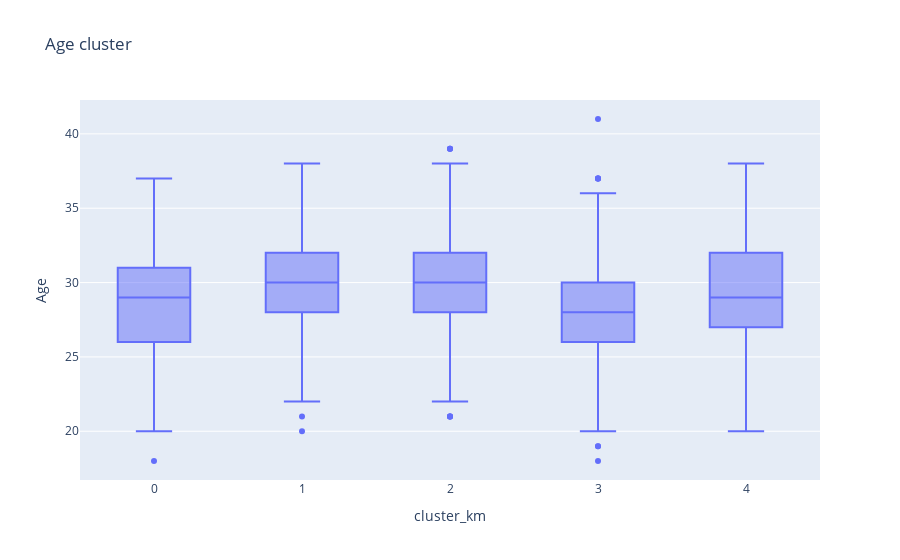
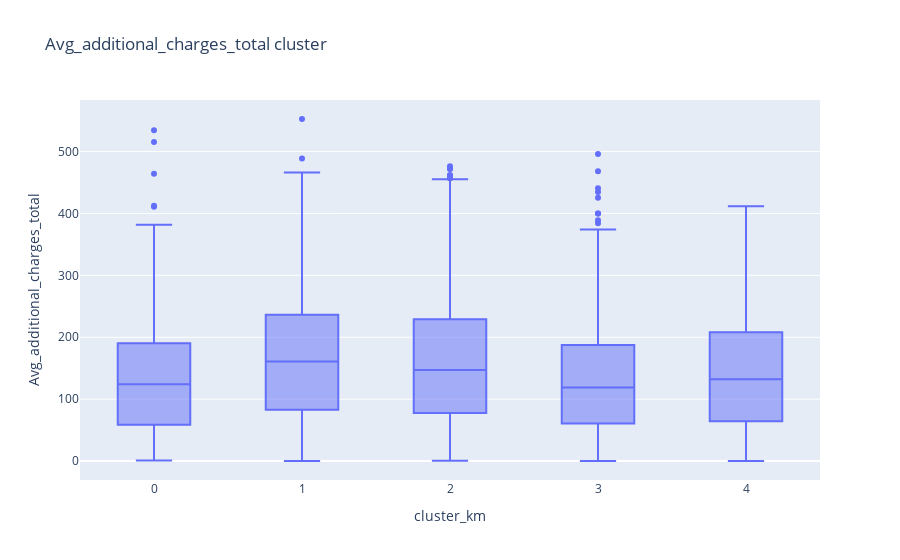
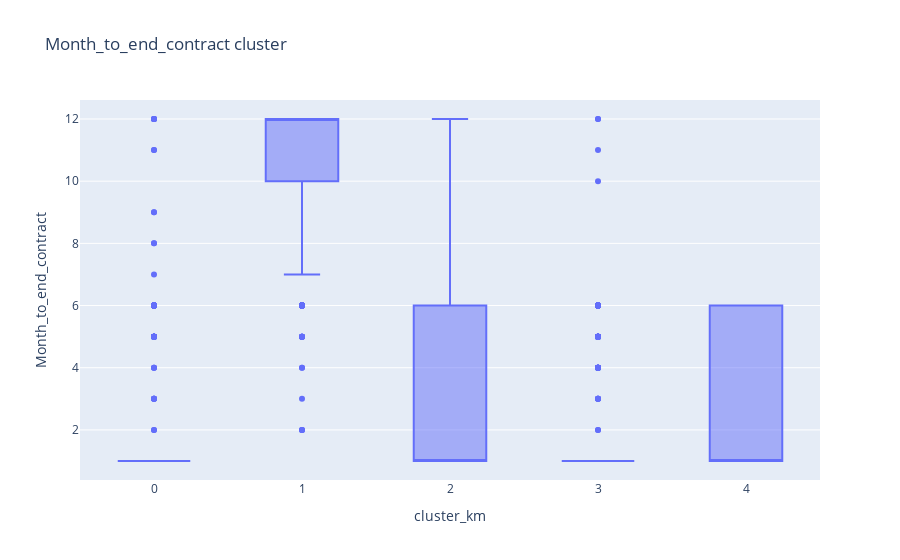
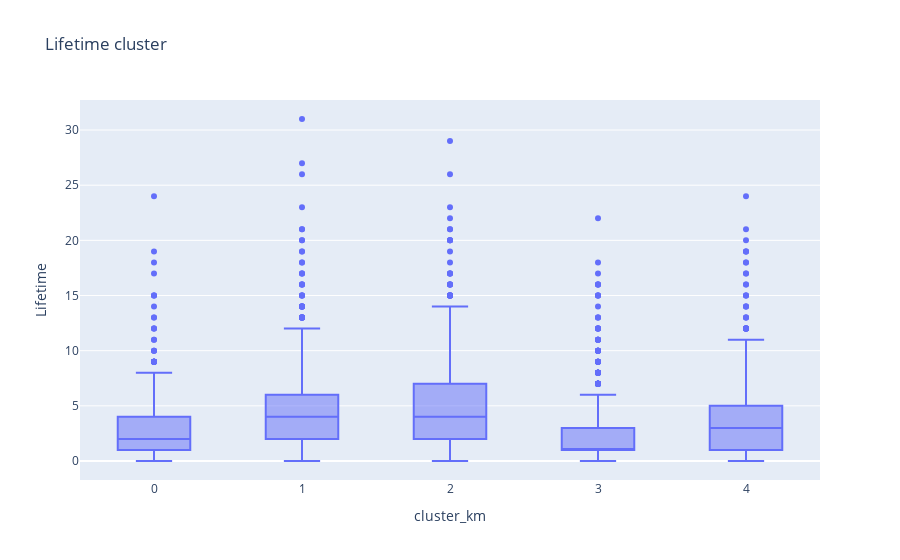

Notebook source saved alongside these figures, in order:
### Markdown cell above
To see the properties for the numerical group, I'm going to use boxplots.

### Code cell
for i in numerical.columns:
    plot = px.box(X ,x = 'cluster_km', y = i, title = i + ' cluster')
    plot.show()

### Figure 1 — Plotly figure (JSON) as saved in the notebook; plotly's stock layout.template omitted (floating-point values rounded to 4 significant figures; data arrays with more than 128 entries replaced by an {"elided": "..."} marker saying what was removed)
{"data": [{"alignmentgroup": "True", "hovertemplate": "cluster_km=%{x}<br>Age=%{y}<extra></extra>", "legendgroup": "", "marker": {"color": "#636efa"}, "name": "", "notched": false, "offsetgroup": "", "orientation": "v", "showlegend": false, "type": "box", "x": {"elided": "4000 int values"}, "x0": " ", "xaxis": "x", "y": {"elided": "4000 int values"}, "y0": " ", "yaxis": "y"}], "layout": {"boxmode": "group", "legend": {"tracegroupgap": 0}, "title": {"text": "Age cluster"}, "xaxis": {"anchor": "y", "domain": [0, 1], "title": {"text": "cluster_km"}}, "yaxis": {"anchor": "x", "domain": [0, 1], "title": {"text": "Age"}}}}

### Figure 2 — Plotly figure (JSON) as saved in the notebook; plotly's stock layout.template omitted (floating-point values rounded to 4 significant figures; data arrays with more than 128 entries replaced by an {"elided": "..."} marker saying what was removed)
{"data": [{"alignmentgroup": "True", "hovertemplate": "cluster_km=%{x}<br>Avg_additional_charges_total=%{y}<extra></extra>", "legendgroup": "", "marker": {"color": "#636efa"}, "name": "", "notched": false, "offsetgroup": "", "orientation": "v", "showlegend": false, "type": "box", "x": {"elided": "4000 int values"}, "x0": " ", "xaxis": "x", "y": {"elided": "4000 float values"}, "y0": " ", "yaxis": "y"}], "layout": {"boxmode": "group", "legend": {"tracegroupgap": 0}, "title": {"text": "Avg_additional_charges_total cluster"}, "xaxis": {"anchor": "y", "domain": [0, 1], "title": {"text": "cluster_km"}}, "yaxis": {"anchor": "x", "domain": [0, 1], "title": {"text": "Avg_additional_charges_total"}}}}

### Figure 3 — Plotly figure (JSON) as saved in the notebook; plotly's stock layout.template omitted (floating-point values rounded to 4 significant figures; data arrays with more than 128 entries replaced by an {"elided": "..."} marker saying what was removed)
{"data": [{"alignmentgroup": "True", "hovertemplate": "cluster_km=%{x}<br>Month_to_end_contract=%{y}<extra></extra>", "legendgroup": "", "marker": {"color": "#636efa"}, "name": "", "notched": false, "offsetgroup": "", "orientation": "v", "showlegend": false, "type": "box", "x": {"elided": "4000 int values"}, "x0": " ", "xaxis": "x", "y": {"elided": "4000 int values"}, "y0": " ", "yaxis": "y"}], "layout": {"boxmode": "group", "legend": {"tracegroupgap": 0}, "title": {"text": "Month_to_end_contract cluster"}, "xaxis": {"anchor": "y", "domain": [0, 1], "title": {"text": "cluster_km"}}, "yaxis": {"anchor": "x", "domain": [0, 1], "title": {"text": "Month_to_end_contract"}}}}

### Figure 4 — Plotly figure (JSON) as saved in the notebook; plotly's stock layout.template omitted (floating-point values rounded to 4 significant figures; data arrays with more than 128 entries replaced by an {"elided": "..."} marker saying what was removed)
{"data": [{"alignmentgroup": "True", "hovertemplate": "cluster_km=%{x}<br>Lifetime=%{y}<extra></extra>", "legendgroup": "", "marker": {"color": "#636efa"}, "name": "", "notched": false, "offsetgroup": "", "orientation": "v", "showlegend": false, "type": "box", "x": {"elided": "4000 int values"}, "x0": " ", "xaxis": "x", "y": {"elided": "4000 int values"}, "y0": " ", "yaxis": "y"}], "layout": {"boxmode": "group", "legend": {"tracegroupgap": 0}, "title": {"text": "Lifetime cluster"}, "xaxis": {"anchor": "y", "domain": [0, 1], "title": {"text": "cluster_km"}}, "yaxis": {"anchor": "x", "domain": [0, 1], "title": {"text": "Lifetime"}}}}
